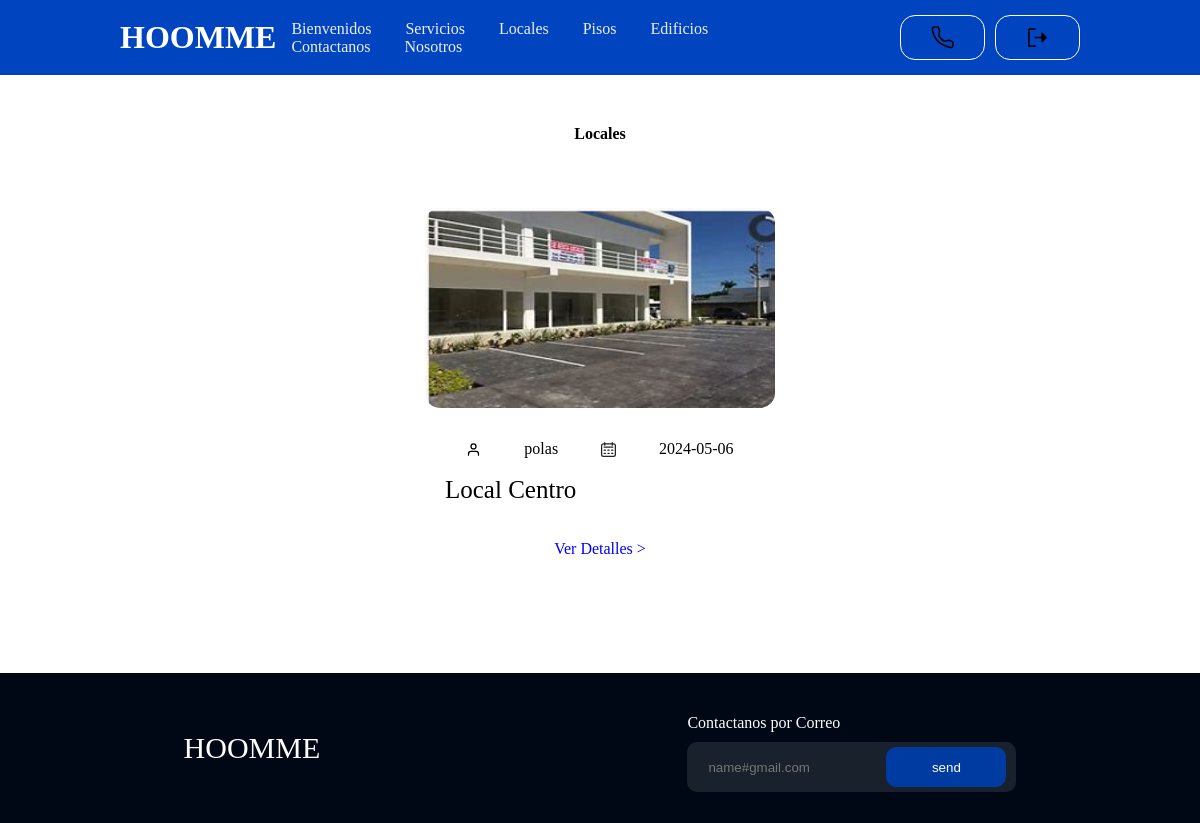
Page /src/vistas/locales.php on the committed database.
### tables this page shows
CREATE TABLE `table_servicios` (
  `id_servicios` int(11) NOT NULL,
  `tipo_servicios` varchar(30) NOT NULL,
  `nombre_servicio` varchar(30) NOT NULL,
  `fecha_ingreso` date NOT NULL,
  `nombre_rentor` varchar(30) NOT NULL,
  `precio_servicio` int(10) NOT NULL,
  `img_servicio` varchar(30) NOT NULL
);

### src/vistas/locales.php (the view, shortened to what this page needs)
<?php
    include("../modelo/conexion.php");
    $sql = "SELECT * FROM table_servicios WHERE tipo_servicios = 'local'";
    $stmt= $conn->query($sql);
    $registros = $stmt->fetchAll(PDO::FETCH_OBJ);
?>
<!DOCTYPE html>
<html lang="es">
<head>
    <link rel="stylesheet" href="../controlador/css/style.css">
    <link rel="stylesheet" href="../controlador/css/styleservicios.css">
    <link rel="stylesheet" href="../controlador/css/font.css">
</head>
<body>
    <header class="header">
        <div class="logo">
            <h1>HOOMME</h1>
        </div>
        <nav>
            <ul class="nav-links">
            <li><a href="bienvenidos.html">Bienvenidos</a></li>
                <li><a href="servicios.html">Servicios</a></li>
                <li><a href="locales.php">Locales</a></li>
                <li><a href="pisos.php">Pisos</a></li>
                <li><a href="edificios.php">Edificios</a></li>
                <li><a href="contactanos.php">Contactanos</a></li>
                <li><a href="nosotros.html">Nosotros</a></li>
            </ul>
        </nav>
        <a href="" ><div class="btn" style="margin-right: 10px;"><img src="../controlador/img/9042869_phone_icon.svg" width="25px"></div></a>
        <a href="../controlador/cerrarsesion.php" ><div class="btn"><img src="../controlador/img/out.svg" width="25px"></div></a>
    </header>
    <div class="titulo_pagina">
        <center>
            <b>Locales</b>
        </center>
    </div>
    <div class="cuerpo">
        <?php foreach( $registros as $filas ) : ?>
        <div class="cartas">
            <div class="carta">
                <img class="carta_img" src="../controlador/img/img_locales/<?php echo $filas->img_servicio;?>" width="350px" height="200px">
                <br><br>
                <div class="informacion">
                    <div class="informacion_carta">
                        <img src="../controlador/img/user.svg" width="15px">
                        <p><?php echo $filas->nombre_rentor; ?></p>
                        <img src="../controlador/img/calendar.svg" width="15px">
                        <p><?php echo $filas->fecha_ingreso; ?></p>
                    </div>
                    <br>
                    <p class="titulo_local"><?php echo $filas->nombre_servicio; ?></p>
                    <br><br>
                    <center><a class="detalles" href="descripcion_inmueble.php?id=<?php echo $filas->id_servicios; ?>">Ver Detalles ></a></center>
                </div>
            </div>
        </div>
        <?php endforeach; ?>
    </div>
    <footer>
        <p class="titulo">HOOMME</p>
        <div>
            <p class="Contactanos">Contactanos por Correo</p>
            <div class="correo">
                <input type="text" placeholder="name#gmail.com" class="correo_usuario">
                <input type="submit" value="send" class="enviar">
            </div>
        </div>
    </footer>
</body>
</html>

### src/controlador/css/style.css (style rules this page uses)
* { box-sizing: border-box; margin: 0; padding: 0; }
.header { background-color: rgb(0, 68, 191); display: flex; justify-content: flex-end; align-items: center; height: 75px; padding: 5px 10%; }
.header .logo { cursor: pointer; margin-right: auto; color: white; }
.header nav { margin-right: 70px; }
.header .nav-links { list-style: none; }
.header .nav-links li { display: inline-block; padding: 0px 5px; margin-top: 0px; }
.header .nav-links a { font-size: 700; color: #eceff1; text-decoration: none; padding: 25px 10px; }
.btn { width: 85px; height: 45px; border-radius: 15px; border: 1px solid white; display: flex; justify-content: center; align-items: center; }

### src/controlador/css/styleservicios.css (style rules this page uses)
.titulo_pagina { margin: 50px 0px 50px 0px; }
.cuerpo { width: 100%; height: auto; margin: 50px 0px 50px 0px; display: flex; justify-content: center; align-items: center; flex-wrap: wrap; }
.carta { height: 400px; margin: 15px; }
.detalles { color: blue; text-decoration: none; }
footer { background-color: rgb(0, 8, 21); height: 150px; display: flex; justify-content: space-around; align-items: center; }
footer .titulo { color: white; font-size: 30px; margin-top: 0px; }
.Contactanos { color: white; margin: 10px 10px 10px 0px; }
.correo { background-color: rgb(25, 33, 44); height: 50px; border-radius: 10px; display: flex; justify-content: center; align-items: center; }
.correo .correo_usuario { background-color: rgb(25, 33, 44); color: gray; border: 1px solid rgb(25, 33, 44); margin: 0px 0px 0px 20px; height: 40px; }
.correo .enviar { background-color: rgb(0, 59, 162); border: 1px solid rgb(0, 59, 162); width: 120px; height: 40px; border-radius: 10px; margin: 0px 10px 0px 0px; cursor: pointer; color: white; }

### src/vistas/locales.php (style rules this page uses)
.informacion_carta { display: flex; justify-content: space-around; align-items: center; }
.titulo_local { font-size: 25px; }
.informacion { margin: 10px 20px 10px 20px; }
.carta { border-radius: 15px; }
.carta_img { border-radius: 15px; }

### rows in the picture
table_servicios: img_servicio (picture), nombre_rentor "polas", fecha_ingreso "2024-05-06", nombre_servicio "Local Centro"
